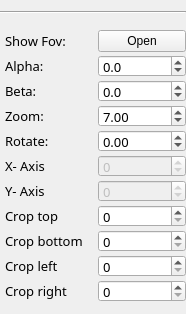
            <widget class="QWidget" name="page_image_1">
             <property name="geometry">
              <rect>
               <x>0</x>
               <y>0</y>
               <width>186</width>
               <height>314</height>
              </rect>
             </property>
             <attribute name="icon">
              <iconset>
               <normaloff>../../../../../../../source/views/ui_design/icon/right.png</normaloff>
               <normalon>../../../../../../../source/views/ui_design/icon/right.png</normalon>
               <activeoff>../../../../../../../source/views/ui_design/icon/down.png</activeoff>../../../../../../../source/views/ui_design/icon/right.png</iconset>
             </attribute>
             <attribute name="label">
              <string>Image 1</string>
             </attribute>
             <layout class="QVBoxLayout" name="verticalLayout_9">
              <property name="spacing">
               <number>5</number>
              </property>
              <property name="leftMargin">
               <number>0</number>
              </property>
              <property name="topMargin">
               <number>0</number>
              </property>
              <property name="rightMargin">
               <number>0</number>
              </property>
              <property name="bottomMargin">
               <number>0</number>
              </property>
              <item>
               <widget class="Line" name="line_9">
                <property name="orientation">
                 <enum>Qt::Horizontal</enum>
                </property>
               </widget>
              </item>
              <item>
               <layout class="QGridLayout" name="gridLayout_4">
                <property name="leftMargin">
                 <number>5</number>
                </property>
                <property name="horizontalSpacing">
                 <number>5</number>
                </property>
                <property name="verticalSpacing">
                 <number>3</number>
                </property>
                <item row="5" column="3">
                 <widget class="QSpinBox" name="val_coordinate_x_image_1">
                  <property name="enabled">
                   <bool>false</bool>
                  </property>
                  <property name="minimumSize">
                   <size>
                    <width>50</width>
                    <height>0</height>
                   </size>
                  </property>
                  <property name="maximumSize">
                   <size>
                    <width>16777215</width>
                    <height>22</height>
                   </size>
                  </property>
                  <property name="font">
                   <font>
                    <family>Sans Serif</family>
                    <pointsize>10</pointsize>
                   </font>
                  </property>
                  <property name="minimum">
                   <number>-10000</number>
                  </property>
                  <property name="maximum">
                   <number>10000</number>
                  </property>
                  <property name="value">
                   <number>0</number>
                  </property>
                 </widget>
                </item>
                <item row="6" column="3">
                 <widget class="QSpinBox" name="val_coordinate_y_image_1">
                  <property name="enabled">
                   <bool>false</bool>
                  </property>
                  <property name="minimumSize">
                   <size>
                    <width>50</width>
                    <height>0</height>
                   </size>
                  </property>
                  <property name="maximumSize">
                   <size>
                    <width>16777215</width>
                    <height>22</height>
                   </size>
                  </property>
                  <property name="font">
                   <font>
                    <family>Sans Serif</family>
                    <pointsize>10</pointsize>
                   </font>
                  </property>
                  <property name="minimum">
                   <number>-10000</number>
                  </property>
                  <property name="maximum">
                   <number>10000</number>
                  </property>
                  <property name="value">
                   <number>0</number>
                  </property>
                 </widget>
                </item>
                <item row="9" column="3">
                 <widget class="QSpinBox" name="val_crop_left_image_1">
                  <property name="minimumSize">
                   <size>
                    <width>60</width>
                    <height>0</height>
                   </size>
                  </property>
                  <property name="maximumSize">
                   <size>
                    <width>16777215</width>
                    <height>22</height>
                   </size>
                  </property>
                  <property name="font">
                   <font>
                    <family>Sans Serif</family>
                    <pointsize>10</pointsize>
                   </font>
                  </property>
                  <property name="maximum">
                   <number>2500</number>
                  </property>
                  <property name="value">
                   <number>0</number>
                  </property>
                 </widget>
                </item>
                <item row="7" column="3">
                 <widget class="QSpinBox" name="val_crop_top_image_1">
                  <property name="minimumSize">
                   <size>
                    <width>60</width>
                    <height>0</height>
                   </size>
                  </property>
                  <property name="maximumSize">
                   <size>
                    <width>16777215</width>
                    <height>22</height>
                   </size>
                  </property>
                  <property name="font">
                   <font>
                    <family>Sans Serif</family>
                    <pointsize>10</pointsize>
                   </font>
                  </property>
                  <property name="maximum">
                   <number>2500</number>
                  </property>
                  <property name="value">
                   <number>0</number>
                  </property>
                 </widget>
                </item>
                <item row="8" column="0">
                 <widget class="QLabel" name="label_54">
                  <property name="font">
                   <font>
                    <family>Sans Serif</family>
                    <pointsize>10</pointsize>
                   </font>
                  </property>
                  <property name="text">
                   <string>Crop bottom</string>
                  </property>
                 </widget>
                </item>
                <item row="10" column="0">
                 <widget class="QLabel" name="label_55">
                  <property name="font">
                   <font>
                    <family>Sans Serif</family>
                    <pointsize>10</pointsize>
                   </font>
                  </property>
                  <property name="text">
                   <string>Crop right</string>
                  </property>
                 </widget>
                </item>
                <item row="10" column="3">
                 <widget class="QSpinBox" name="val_crop_right_image_1">
                  <property name="minimumSize">
                   <size>
                    <width>60</width>
                    <height>0</height>
                   </size>
                  </property>
                  <property name="maximumSize">
                   <size>
                    <width>16777215</width>
                    <height>22</height>
                   </size>
                  </property>
                  <property name="font">
                   <font>
                    <family>Sans Serif</family>
                    <pointsize>10</pointsize>
                   </font>
                  </property>
                  <property name="maximum">
                   <number>2500</number>
                  </property>
                  <property name="value">
                   <number>0</number>
                  </property>
                 </widget>
                </item>
                <item row="1" column="0">
                 <widget class="QLabel" name="label_40">
                  <property name="minimumSize">
                   <size>
                    <width>60</width>
                    <height>0</height>
                   </size>
                  </property>
                  <property name="font">
                   <font>
                    <family>Sans Serif</family>
                    <pointsize>10</pointsize>
                   </font>
                  </property>
                  <property name="text">
                   <string>Alpha:</string>
                  </property>
                 </widget>
                </item>
                <item row="5" column="0">
                 <widget class="QLabel" name="label_31">
                  <property name="font">
                   <font>
                    <family>Sans Serif</family>
                    <pointsize>10</pointsize>
                   </font>
                  </property>
                  <property name="text">
                   <string>X- Axis</string>
                  </property>
                 </widget>
                </item>
                <item row="9" column="0">
                 <widget class="QLabel" name="label_59">
                  <property name="font">
                   <font>
                    <family>Sans Serif</family>
                    <pointsize>10</pointsize>
                   </font>
                  </property>
                  <property name="text">
                   <string>Crop left</string>
                  </property>
                 </widget>
                </item>
                <item row="3" column="3">
                 <widget class="QDoubleSpinBox" name="val_zoom_image_1">
                  <property name="minimumSize">
                   <size>
                    <width>60</width>
                    <height>0</height>
                   </size>
                  </property>
                  <property name="maximumSize">
                   <size>
                    <width>16777215</width>
                    <height>22</height>
                   </size>
                  </property>
                  <property name="font">
                   <font>
                    <family>Sans Serif</family>
                    <pointsize>10</pointsize>
                   </font>
                  </property>
                  <property name="decimals">
                   <number>2</number>
                  </property>
                  <property name="maximum">
                   <double>15.000000000000000</double>
                  </property>
                  <property name="singleStep">
                   <double>0.020000000000000</double>
                  </property>
                  <property name="value">
                   <double>7.000000000000000</double>
                  </property>
                 </widget>
                </item>
                <item row="6" column="0">
                 <widget class="QLabel" name="label_41">
                  <property name="font">
                   <font>
                    <family>Sans Serif</family>
                    <pointsize>10</pointsize>
                   </font>
                  </property>
                  <property name="text">
                   <string>Y- Axis</string>
                  </property>
                 </widget>
                </item>
                <item row="4" column="3">
                 <widget class="QDoubleSpinBox" name="val_rotate_image_1">
                  <property name="minimumSize">
                   <size>
                    <width>50</width>
                    <height>0</height>
                   </size>
                  </property>
                  <property name="maximumSize">
                   <size>
                    <width>16777215</width>
                    <height>22</height>
                   </size>
                  </property>
                  <property name="font">
                   <font>
                    <family>Sans Serif</family>
                    <pointsize>10</pointsize>
                   </font>
                  </property>
                  <property name="minimum">
                   <double>-180.000000000000000</double>
                  </property>
                  <property name="maximum">
                   <double>180.000000000000000</double>
                  </property>
                  <property name="singleStep">
                   <double>0.100000000000000</double>
                  </property>
                 </widget>
                </item>
                <item row="7" column="0">
                 <widget class="QLabel" name="label_42">
                  <property name="font">
                   <font>
                    <family>Sans Serif</family>
                    <pointsize>10</pointsize>
                   </font>
                  </property>
                  <property name="text">
                   <string>Crop top</string>
                  </property>
                 </widget>
                </item>
                <item row="4" column="0">
                 <widget class="QLabel" name="label_14">
                  <property name="minimumSize">
                   <size>
                    <width>60</width>
                    <height>0</height>
                   </size>
                  </property>
                  <property name="font">
                   <font>
                    <family>Sans Serif</family>
                    <pointsize>10</pointsize>
                   </font>
                  </property>
                  <property name="text">
                   <string>Rotate: </string>
                  </property>
                 </widget>
                </item>
                <item row="8" column="3">
                 <widget class="QSpinBox" name="val_crop_bottom_image_1">
                  <property name="minimumSize">
                   <size>
                    <width>60</width>
                    <height>0</height>
                   </size>
                  </property>
                  <property name="maximumSize">
                   <size>
                    <width>16777215</width>
                    <height>22</height>
                   </size>
                  </property>
                  <property name="font">
                   <font>
                    <family>Sans Serif</family>
                    <pointsize>10</pointsize>
                   </font>
                  </property>
                  <property name="maximum">
                   <number>2500</number>
                  </property>
                  <property name="value">
                   <number>0</number>
                  </property>
                 </widget>
                </item>
                <item row="2" column="0">
                 <widget class="QLabel" name="label_46">
                  <property name="minimumSize">
                   <size>
                    <width>60</width>
                    <height>0</height>
                   </size>
                  </property>
                  <property name="font">
                   <font>
                    <family>Sans Serif</family>
                    <pointsize>10</pointsize>
                   </font>
                  </property>
                  <property name="text">
                   <string>Beta:</string>
                  </property>
                 </widget>
                </item>
                <item row="3" column="0">
                 <widget class="QLabel" name="label_15">
                  <property name="minimumSize">
                   <size>
                    <width>80</width>
                    <height>0</height>
                   </size>
                  </property>
                  <property name="font">
                   <font>
                    <family>Sans Serif</family>
                    <pointsize>10</pointsize>
                   </font>
                  </property>
                  <property name="text">
                   <string>Zoom:</string>
                  </property>
                 </widget>
                </item>
                <item row="0" column="0">
                 <widget class="QLabel" name="label_43">
                  <property name="minimumSize">
                   <size>
                    <width>60</width>
                    <height>0</height>
                   </size>
                  </property>
                  <property name="font">
                   <font>
                    <family>Sans Serif</family>
                    <pointsize>10</pointsize>
                   </font>
                  </property>
                  <property name="text">
                   <string>Show Fov:</string>
                  </property>
                 </widget>
                </item>
                <item row="0" column="3">
                 <widget class="QPushButton" name="show_fov_image_1">
                  <property name="text">
                   <string>Open</string>
                  </property>
                 </widget>
                </item>
                <item row="1" column="3">
                 <widget class="QDoubleSpinBox" name="val_icx_image_1">
                  <property name="enabled">
                   <bool>true</bool>
                  </property>
                  <property name="minimumSize">
                   <size>
                    <width>60</width>
                    <height>0</height>
                   </size>
                  </property>
                  <property name="maximumSize">
                   <size>
                    <width>16777215</width>
                    <height>22</height>
                   </size>
                  </property>
                  <property name="font">
                   <font>
                    <family>Sans Serif</family>
                    <pointsize>10</pointsize>
                   </font>
                  </property>
                  <property name="decimals">
                   <number>1</number>
                  </property>
                  <property name="minimum">
                   <double>-110.000000000000000</double>
                  </property>
                  <property name="maximum">
                   <double>110.000000000000000</double>
                  </property>
                  <property name="singleStep">
                   <double>0.100000000000000</double>
                  </property>
                 </widget>
                </item>
                <item row="2" column="3">
                 <widget class="QDoubleSpinBox" name="val_icy_image_1">
                  <property name="enabled">
                   <bool>true</bool>
                  </property>
                  <property name="minimumSize">
                   <size>
                    <width>60</width>
                    <height>0</height>
                   </size>
                  </property>
                  <property name="maximumSize">
                   <size>
                    <width>16777215</width>
                    <height>22</height>
                   </size>
                  </property>
                  <property name="font">
                   <font>
                    <family>Sans Serif</family>
                    <pointsize>10</pointsize>
                   </font>
                  </property>
                  <property name="decimals">
                   <number>1</number>
                  </property>
                  <property name="minimum">
                   <double>-110.000000000000000</double>
                  </property>
                  <property name="maximum">
                   <double>110.000000000000000</double>
                  </property>
                  <property name="singleStep">
                   <double>0.100000000000000</double>
                  </property>
                 </widget>
                </item>
               </layout>
              </item>
             </layout>
            </widget>
